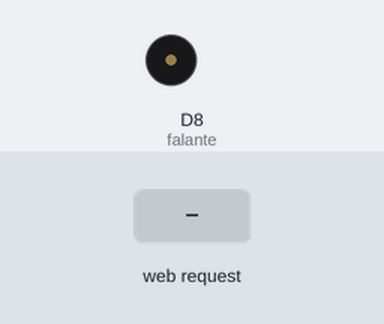
The sketch below on a simulated ESP8266 (NodeMCU). Shown: buzzer (waves = sounding). The inputs (shaded band) are chosen by the test bench. WiFi joins after 1.5 s; servers stay silent unless stated; what the sketch prints to the serial monitor is not drawn.

Above: at 2.7 s.
2.8 s: HTTP request GET /5/on received
At 3.5 s:
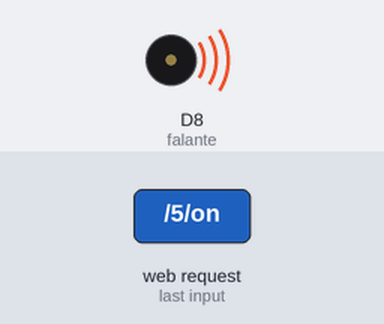
Timing chart, 0 to 10.3 s (numbered marks = the images above; inputs shaded):
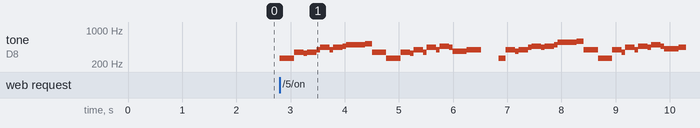

Measured:
- after the input at 2.8 s, tone on D8 (falante): plays 262 Hz for 0.26 s, 349 Hz for 0.18 s, 330 Hz for 0.07 s, 349 Hz for 0.18 s, 392 Hz for 0.07 s, 440 Hz for 0.18 s … (46 notes in this stretch), starting at once

The sketch:

Hino_Brasileiro-2019xxxxx.ino
```cpp
#include "pitches.h"
#define NO_SOUND 0
#define falante D8

//web
#include <ESP8266WiFi.h>

// Replace with your network credentials
const char* ssid     = "Vivo-Internet-9CF3";
const char* password = "15262CFA";

// Set web server port number to 80
WiFiServer server(80);
//web
//web
// Variable to store the HTTP request
String header;

// Auxiliar variables to store the current output state
String outputD1State = "off";
String outputD2State = "off";
String outputD3State = "off";
//web


//web
// Current time
unsigned long currentTime = millis();
// Previous time
unsigned long previousTime = 0;
// Define timeout time in milliseconds (example: 2000ms = 2s)
const long timeoutTime = 2000;
//web


// Notas que devem ser tocadas ordenadamente;
int melodia[] = {
  NOTE_C4,
  NOTE_F4,NOTE_E4,NOTE_F4,NOTE_G4,NOTE_A4,NOTE_G4,NOTE_A4,NOTE_AS4,
  NOTE_B4,NOTE_C5,NOTE_F4,NOTE_C4,
  NOTE_F4,NOTE_E4,NOTE_G4,NOTE_F4,NOTE_A4,NOTE_G4,NOTE_AS4,NOTE_A4,
  NOTE_FS4,NOTE_G4,NO_SOUND,NO_SOUND,NOTE_C4,
  NOTE_G4,NOTE_FS4,NOTE_G4,NOTE_A4,NOTE_AS4,NOTE_A4,NOTE_AS4,NOTE_B4,

  NOTE_CS5,NOTE_D5,NOTE_G4,NOTE_C4,
  NOTE_G4,NOTE_F4,NOTE_A4,NOTE_G4,NOTE_AS4,NOTE_A4,NOTE_B4,NOTE_AS4,
  NOTE_GS4,NOTE_A4,NO_SOUND,NOTE_A4,NOTE_A4,
  NOTE_AS4,NOTE_A4,NO_SOUND,NOTE_A4,NOTE_AS4,NOTE_A4,
  NOTE_A4,NOTE_D5,NOTE_C5,NOTE_AS4,
  NOTE_AS4,NOTE_A4,NOTE_A4,NOTE_G4,NOTE_G4,NOTE_F4,NOTE_F4,NOTE_E4,

  NOTE_E4,NOTE_D4,NO_SOUND,NOTE_G4,NOTE_G4,
  NOTE_A4,NOTE_G4,NO_SOUND,NOTE_G4,NOTE_A4,NOTE_G4,
  NOTE_G4,NOTE_C5,NOTE_B4,NOTE_A4,
  NOTE_A4,NOTE_G4,NOTE_G4,NOTE_F4,NOTE_F4,NOTE_E4,NOTE_E4,NOTE_D4,
  NOTE_D4,NOTE_C4,NO_SOUND,NOTE_C4,NOTE_E4,NOTE_G4,
  NOTE_AS4,NOTE_C4,NOTE_E4,NOTE_G4,NOTE_AS4,NOTE_C4,NOTE_E4,NOTE_G4,

  NOTE_AS4,NOTE_AS4,NOTE_C4,
  NOTE_F4,NOTE_E4,NOTE_F4,NOTE_G4,NOTE_A4,NOTE_G4,NOTE_A4,NOTE_AS4,
  NOTE_B4,NOTE_C5,NOTE_F4,NOTE_C4,
  NOTE_F4,NOTE_E4,NOTE_G4,NOTE_F4,NOTE_A4,NOTE_G4,NOTE_AS4,NOTE_A4,
  NOTE_FS4,NOTE_G4,NO_SOUND,NOTE_C4,
  NOTE_G4,NOTE_FS4,NOTE_G4,NOTE_A4,NOTE_AS4,NOTE_A4,NOTE_AS4,NOTE_B4,

  NOTE_CS5,NOTE_D5,NOTE_G4,NOTE_C4,
  NOTE_G4,NOTE_FS4,NOTE_A4,NOTE_G4,NOTE_AS4,NOTE_A4,NOTE_C5,NOTE_AS4,
  NOTE_GS4,NOTE_A4,NO_SOUND,NO_SOUND,NOTE_F4,
  NOTE_G4,NOTE_F4,NOTE_E4,NOTE_F4,NOTE_E4,NOTE_F4,NOTE_G4,NOTE_F4,
  NOTE_F4,NOTE_AS4,NOTE_AS4,NO_SOUND,NOTE_G4,
  NOTE_A4,NOTE_G4,NOTE_FS4,NOTE_G4,NOTE_FS4,NOTE_G4,NOTE_A4,NOTE_G4,//2ºFS4

  NOTE_G4,NOTE_C5,NOTE_C5,NO_SOUND,NOTE_A4,
  NOTE_AS4,NOTE_A4,NOTE_GS4,NOTE_A4,NOTE_GS4,NOTE_A4,NOTE_AS4,NOTE_A4,//2ºGS4
  NOTE_A4,NOTE_D5,NOTE_C5,NOTE_AS4,NOTE_G4,
  NOTE_G4,NOTE_F4,NO_SOUND,NOTE_E4,NOTE_F4,NOTE_G4,
  NOTE_AS4,NOTE_A4,NOTE_E4,NOTE_F4,NOTE_CS4,NOTE_D4,NOTE_AS4,NOTE_G4,
  NOTE_G4,NOTE_F4,NO_SOUND,NOTE_G4,NOTE_A4,NOTE_AS4,

  NOTE_B4,NOTE_C5,NOTE_A4,NOTE_F4,NOTE_D4,NOTE_AS4,
  NOTE_A4,NOTE_F4,NOTE_D4,NOTE_C4,NOTE_D4,NOTE_E4,
  NOTE_F4
};


// Duração das Notas: Colcheia:8; Semínima: 4; Mínima:2; Semibreve:1
int tempoNotas[] = {
  4,
  6,16,6,16,6,16,6,16,
  3,8,4,4,
  6,16,6,16,6,16,6,16,
  4,4,4,16,8,
  6,16,6,16,6,16,6,16,

  3,8,4,4,
  6,16,6,16,6,16,6,16,
  4,4,4,6,16,
  4,4,8,8,6,16,
  4,2,8,8,
  8,8,8,8,8,8,8,8,

  4,4,4,6,16,
  4,4,8,8,6,16,
  4,2,8,8,
  8,8,8,8,8,8,8,8,
  4,4,8,8,8,8,
  8,8,8,8,8,8,8,8,

  2,4,4,
  6,16,6,16,6,16,6,16,
  3,8,4,4,
  6,16,6,16,6,16,6,16,
  4,4,4,4,
  6,16,6,16,6,16,6,16,

  3,8,4,4,
  6,16,6,16,6,16,6,16,
  4,4,4,8,16,
  6,16,6,16,6,16,6,16,
  3,8,4,8,8,
  6,16,6,16,6,16,6,16,

  3,8,4,8,8,
  6,16,6,16,6,16,6,16,
  4,3,8,8,8,
  4,4,8,8,8,8,
  8,8,8,8,8,8,8,8,
  4,4,8,8,8,8,

  8,8,8,8,4,4,
  4,6,16,4,6,16,
  2
};

const int compasso = 1500; // Altera o compasso da música
const int compasso2 = 700; // Altera o compasso da música


void setup() {
  pinMode(falante,OUTPUT);

  // Set outputs to LOW
  digitalWrite(falante, LOW);

  //web
  // Connect to Wi-Fi network with SSID and password
  Serial.begin(115200);
  Serial.print("Connecting to ");
  Serial.println(ssid);
  WiFi.begin(ssid, password);
  while (WiFi.status() != WL_CONNECTED) {
    delay(500);
    Serial.print(".");
  }
  // Print local IP address and start web server
  Serial.println("");
  Serial.println("WiFi connected.");
  Serial.println("IP address: ");
  Serial.println(WiFi.localIP());
  server.begin();


}

void loop(){
//web


//web

  /*
    for (int Nota = 0; Nota < 230; Nota++) {//o número 80 indica quantas notas tem a nossa matriz.
    int tempo = compasso/tempoNotas[Nota]; //Tempo = compasso dividido pela indicação da matriz tempoNotas.

    if (versao1 == HIGH) {
    tone(falante, melodia[Nota],tempo); //Toca a nota indicada pela matriz melodia durante o tempo.
    // Para distinguir as notas adicionamos um tempo entre elas (tempo da nota + 20%).
    delay(tempo*0.7);
  } else if (versao2 == HIGH) {
    tone(falante, melodia[Nota],tempo); //Toca a nota indicada pela matriz melodia durante o tempo.
    // Para distinguir as notas adicionamos um tempo entre elas (tempo da nota + 20%).
    delay(tempo*0.4);

  }  if (versao3 == HIGH) {
    tone(falante, melodia[Nota],tempo); //Toca a nota indicada pela matriz melodia durante o tempo.
    // Para distinguir as notas adicionamos um tempo entre elas (tempo da nota + 20%).
    delay(tempo*0.3);

  }

  }
  */

  //Não é necessária a repetição pois a mesma será feita pelo botão Reset.

  //wevWiFiClient client = server.available();   // Listen for incoming clients
  WiFiClient client = server.available();   // Listen for incoming clients
  if (client) {                             // If a new client connects,
    Serial.println("New Client.");          // print a message out in the serial port
    String currentLine = "";                // make a String to hold incoming data from the client
    currentTime = millis();
    previousTime = currentTime;
    while (client.connected() && currentTime - previousTime <= timeoutTime) { // loop while the client's connected
      currentTime = millis();
      if (client.available()) {             // if there's bytes to read from the client,
        char c = client.read();             // read a byte, then
        Serial.write(c);                    // print it out the serial monitor
        header += c;
        if (c == '\n') {                    // if the byte is a newline character
          // if the current line is blank, you got two newline characters in a row.
          // that's the end of the client HTTP request, so send a response:
          if (currentLine.length() == 0) {
            // HTTP headers always start with a response code (e.g. HTTP/1.1 200 OK)
            // and a content-type so the client knows what's coming, then a blank line:
            client.println("HTTP/1.1 200 OK");
            client.println("Content-type:text/html");
            client.println("Connection: close");
            client.println();
            //*****
            for (int Nota = 0; Nota < 230; Nota++) {//o número 80 indica quantas notas tem a nossa matriz.
            int tempo = compasso/tempoNotas[Nota]; //Tempo = compasso dividido pela indicação da matriz tempoNotas.
            // turns the GPIOs on and off
            if (header.indexOf("GET /5/on") >= 0) {
              Serial.println("VERSÃO 1 ON");
              outputD1State = "on";
              tone(falante, melodia[Nota],tempo); //Toca a nota indicada pela matriz melodia durante o tempo.
              // Para distinguir as notas adicionamos um tempo entre elas (tempo da nota + 20%).
              delay(tempo*0.7);
              } else if (header.indexOf("GET /5/off") >= 0) {
              Serial.println("VELOCIDADE 1 off");
              outputD1State = "off";


            } else if (header.indexOf("GET /4/on") >= 0) {
              Serial.println("VELOCIDADE 2 on");
              outputD2State = "on";

              delay(tempo*0.4);
            } else if (header.indexOf("GET /4/off") >= 0) {
              Serial.println("VELOCIDADE 2 off");
              outputD2State = "off";


            }else if (header.indexOf("GET /0/on") >= 0) {
              Serial.println("VELOCIDADE 3 on");
              outputD3State = "on";

            } else if (header.indexOf("GET /0/off") >= 0) {
              Serial.println("VELOCIDADE 3 off");
              outputD3State = "off";

            }

            // Display the HTML web page
            client.println("<!DOCTYPE html><html>");
            client.println("<head><meta name=\"viewport\" content=\"width=device-width, initial-scale=1\">");
            client.println("<link rel=\"icon\" href=\"data:,\">");
            // CSS to style the on/off buttons
            // Feel free to change the background-color and font-size attributes to fit your preferences
            client.println("<style>html { font-family: Helvetica; display: inline-block; margin: 0px auto; text-align: center;}");
            client.println(".button { background-color: #195B6A; border: none; color: white; padding: 16px 40px;");
            client.println("text-decoration: none; font-size: 30px; margin: 2px; cursor: pointer;}");
            client.println(".button2 {background-color: #77878A;}</style></head>");

            // Web Page Heading
            client.println("<body><h1>PLAYER ROBOTICA PET</h1>");

            // Display current state, and ON/OFF buttons for GPIO VERMELHO
            client.println("<p>VERSAO 1</p>");
            // If the output5State is off, it displays the ON button
            if (outputD1State=="off") {
              client.println("<p><a href=\"/5/on\"><button class=\"button\">LIGADO</button></a></p>");
            } else {
              client.println("<p><a href=\"/5/off\"><button class=\"button button2\">DESLIGADO</button></a></p>");
            }

            // Display current state, and ON/OFF buttons for GPIO AZUL
            client.println("<p>VERSAO 2 </p>");
            // If the output4State is off, it displays the ON button
            if (outputD2State=="off") {
              client.println("<p><a href=\"/4/on\"><button class=\"button\">LIGADO</button></a></p>");
            } else {
              client.println("<p><a href=\"/4/off\"><button class=\"button button2\">DESLIGADO</button></a></p>");
            }
            client.println("</body></html>");

            // Display current state, and ON/OFF buttons for GPIO VERMELHO
            client.println("<p>VERSAO 3</p>");
            // If the output5State is off, it displays the ON button
            if (outputD3State=="off") {
              client.println("<p><a href=\"/0/on\"><button class=\"button\">LIGADO</button></a></p>");
            } else {
              client.println("<p><a href=\"/0/off\"><button class=\"button button2\">DESLIGADO</button></a></p>");
            }
            }
            // The HTTP response ends with another blank line
            client.println();
            // Break out of the while loop
            break;
          } else { // if you got a newline, then clear currentLine
            currentLine = "";
          }
        } else if (c != '\r') {  // if you got anything else but a carriage return character,
          currentLine += c;      // add it to the end of the currentLine
        }
      }
    }

    // Clear the header variable
    header = "";
    // Close the connection
    client.stop();
    Serial.println("Client disconnected.");
    Serial.println("");
  }
}
//Fim de Programa
```

pitches.h
```cpp
/*************************************************
 * Public Constants
 *************************************************/
#define NOTE_B0  31
#define NOTE_C1  33
#define NOTE_CS1 35
#define NOTE_D1  37
#define NOTE_DS1 39
#define NOTE_E1  41
#define NOTE_F1  44
#define NOTE_FS1 46
#define NOTE_G1  49
#define NOTE_GS1 52
#define NOTE_A1  55
#define NOTE_AS1 58
#define NOTE_B1  62
#define NOTE_C2  65
#define NOTE_CS2 69
#define NOTE_D2  73
#define NOTE_DS2 78
#define NOTE_E2  82
#define NOTE_F2  87
#define NOTE_FS2 93
#define NOTE_G2  98
#define NOTE_GS2 104
#define NOTE_A2  110
#define NOTE_AS2 117
#define NOTE_B2  123
#define NOTE_C3  131
#define NOTE_CS3 139
#define NOTE_D3  147
#define NOTE_DS3 156
#define NOTE_E3  165
#define NOTE_F3  175
#define NOTE_FS3 185
#define NOTE_G3  196
#define NOTE_GS3 208
#define NOTE_A3  220
#define NOTE_AS3 233
#define NOTE_B3  247
#define NOTE_C4  262
#define NOTE_CS4 277
#define NOTE_D4  294
#define NOTE_DS4 311
#define NOTE_E4  330
#define NOTE_F4  349
#define NOTE_FS4 370
#define NOTE_G4  392
#define NOTE_GS4 415
#define NOTE_A4  440
#define NOTE_AS4 466
#define NOTE_B4  494
#define NOTE_C5  523
#define NOTE_CS5 554
#define NOTE_D5  587
#define NOTE_DS5 622
#define NOTE_E5  659
#define NOTE_F5  698
#define NOTE_FS5 740
#define NOTE_G5  784
#define NOTE_GS5 831
#define NOTE_A5  880
#define NOTE_AS5 932
#define NOTE_B5  988
#define NOTE_C6  1047
#define NOTE_CS6 1109
#define NOTE_D6  1175
#define NOTE_DS6 1245
#define NOTE_E6  1319
#define NOTE_F6  1397
#define NOTE_FS6 1480
#define NOTE_G6  1568
#define NOTE_GS6 1661
#define NOTE_A6  1760
#define NOTE_AS6 1865
#define NOTE_B6  1976
#define NOTE_C7  2093
#define NOTE_CS7 2217
#define NOTE_D7  2349
#define NOTE_DS7 2489
#define NOTE_E7  2637
#define NOTE_F7  2794
#define NOTE_FS7 2960
#define NOTE_G7  3136
#define NOTE_GS7 3322
#define NOTE_A7  3520
#define NOTE_AS7 3729
#define NOTE_B7  3951
#define NOTE_C8  4186
#define NOTE_CS8 4435
#define NOTE_D8  4699
#define NOTE_DS8 4978
```
